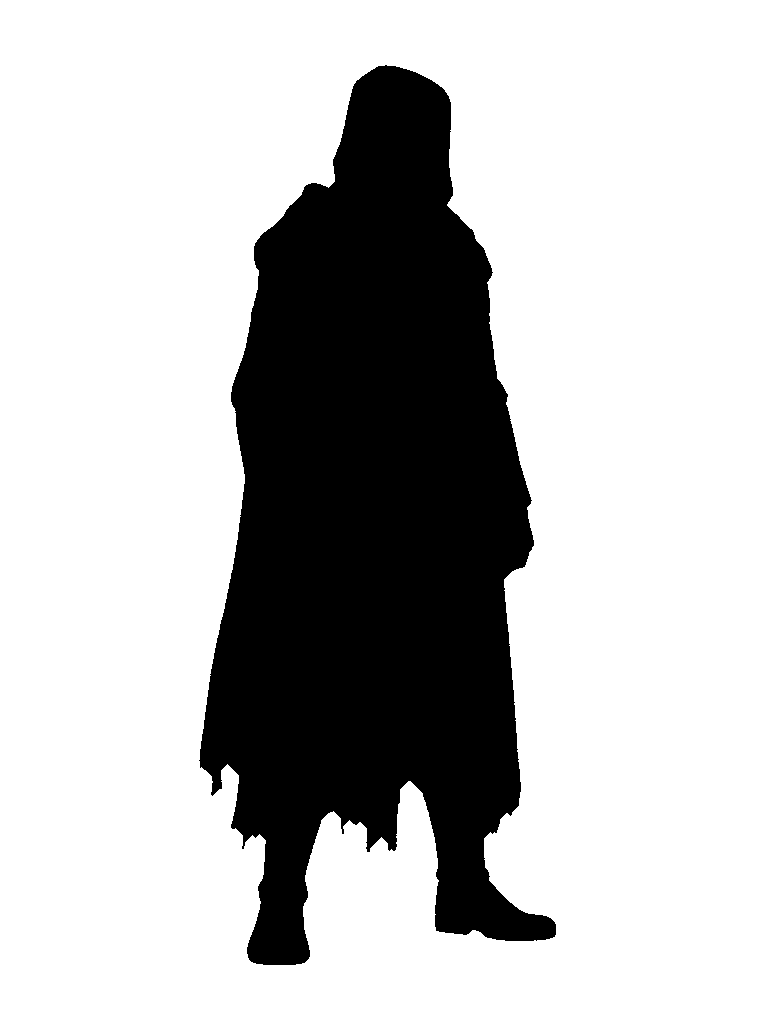
#> input picture tools/silhouettes/figures/archer_dark_shadow.png, 768 x 1024 px, given in place of giant_light_shadow.png, which was not available
$ python trace.py
#> lines starting #> are read from the running program, lines starting #| are printed output that depends on the picture; after the words box and inside, x2 and y2 are one past the last pixel; in counts of white or black regions, pixels touching at a corner belong together
# Offline helper, not loaded by the site. Turns figures/<name>_shadow.png (solid black on white) into the rig paths pasted into army-art.js.
# Setup: python3 -m venv v && v/bin/pip install pillow numpy scipy scikit-image ; run: v/bin/python trace.py  (writes traced.json)
# sil.py makes the *_shadow.png files from raw generated drawings (figures/<name>.png).
import numpy as np, json
from PIL import Image
from scipy import ndimage as nd
from skimage import measure, morphology

def load(n, flip=False):
#> called with n = 'giant_light', flip = False
    m = np.array(Image.open(f"figures/{n}_shadow.png").convert("L")) < 128
#> m: shape (1024, 768) bool; 25.2% white; 1 white region, box (x1, y1, x2, y2) and area: (199, 65, 556, 965) 198422
    m = morphology.binary_opening(m, morphology.disk(3))   # drop ground smudge / hairlines
#> m: shape (1024, 768) bool; 25.2% white; 1 white region, box (x1, y1, x2, y2) and area: (199, 65, 556, 965) 198274
    m = nd.gaussian_filter(m.astype(float), 2.5) > 0.5   # soften the jaggies
#> m: shape (1024, 768) bool; 25.2% white; 1 white region, box (x1, y1, x2, y2) and area: (200, 66, 556, 965) 198260
    m2 = morphology.binary_opening(m, morphology.disk(14)); m = np.where(np.arange(m.shape[0])[:, None] > 880, m2, m)   # ground smudge only
#> after `m2 = morphology.binary_opening(m, morphology.disk(14))`:
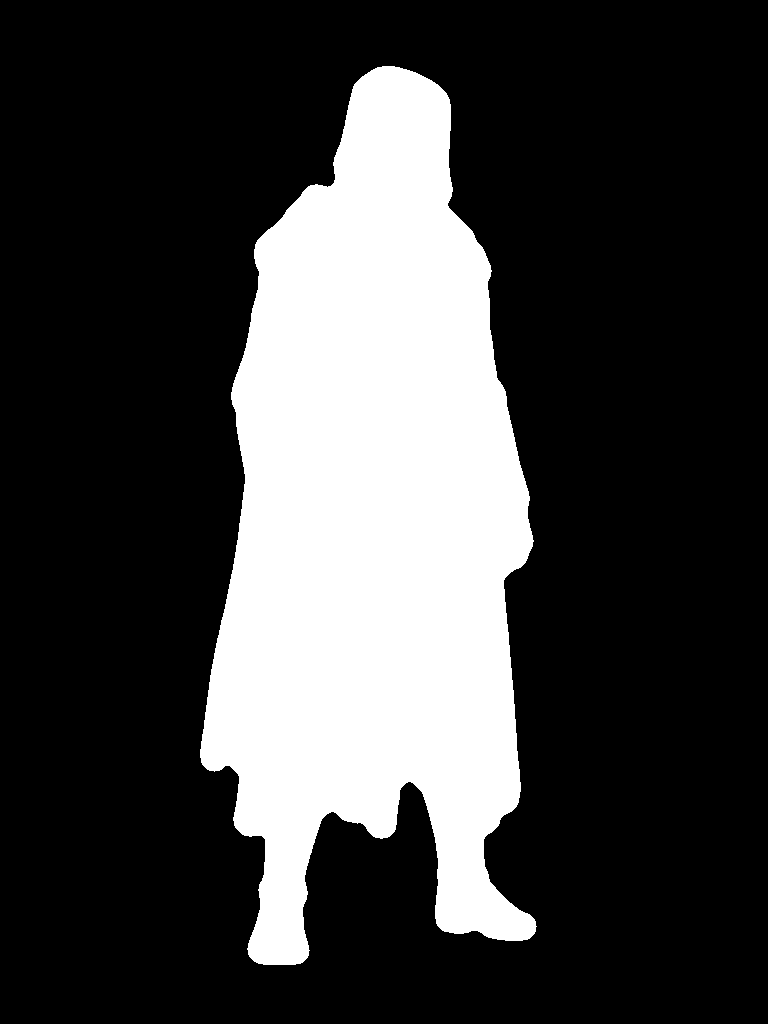
#> m2: shape (1024, 768) bool; 25.1% white; 1 white region, box (x1, y1, x2, y2) and area: (200, 66, 537, 965) 197084
#> after `m = np.where(np.arange(m.shape[0])[:, None] > 880, m2, m)`: m: shape (1024, 768) bool; 25.1% white; 1 white region, box (x1, y1, x2, y2) and area: (200, 66, 537, 965) 197694
    lab, k = nd.label(m)
#> k = 1
    if k > 1:
        sz = nd.sum(m, lab, range(1, k + 1)); m = lab == (1 + int(np.argmax(sz)))
    return m[:, ::-1] if flip else m

def path(mask, f, deep=None):
    out = []
    for c in measure.find_contours(np.pad(mask, 1).astype(float), 0.5):
        c = measure.approximate_polygon(c, 2.4) - 1
        if len(c) < 4: continue
        c = c[:-1]
        if deep is None:
            out.append("M" + " L".join("%.1f %.1f" % f(x, y) for y, x in c) + "Z"); continue
        c = np.vstack([np.linspace(c[i], c[(i + 1) % len(c)], max(1, int(np.hypot(*(c[(i + 1) % len(c)] - c[i])) // 3)), endpoint=False) for i in range(len(c))])   # long straight seams need interior test points
        cut = [bool(deep[min(max(int(round(y)), 0), deep.shape[0] - 1), min(max(int(round(x)), 0), deep.shape[1] - 1)]) for y, x in c]
        if not any(cut):
            out.append("M" + " L".join("%.1f %.1f" % f(x, y) for y, x in c) + "Z"); continue
        i0 = next(i for i in range(len(c)) if cut[i])            # start just after a cut run so runs stay whole
        order = [(i0 + k) % len(c) for k in range(len(c))]
        run = []
        for i in order + [None]:
            if i is not None and not cut[i]: run.append(c[i]); continue
            if len(run) > 1: out.append("M" + " L".join("%.1f %.1f" % f(x, y) for y, x in run))
            run = []
    return " ".join(out)

def build(name, flip, top, cut, pivot_px, eyes_px, mirror=None):
    m = load(name, flip)
    ys, xs = np.nonzero(m); y0, y1 = ys.min(), ys.max()
#> after `y0, y1 = (ys.min(), ys.max())`: y0 = 66; y1 = 964
    weapon = cut(m)                       # boolean mask of the swinging part
#> in good_cut, `w[:900, 545:] = m[:900, 545:]`: w: shape (1024, 768) bool; every value is 0
    rest = m & ~weapon
    if mirror is not None:   # carry the weapon to the other side of the body: x -> 2*mirror - x
        mw = np.zeros_like(weapon); xs_w = np.arange(m.shape[1]); nx = 2 * mirror - xs_w; ok = (nx >= 0) & (nx < m.shape[1]); mw[:, nx[ok]] = weapon[:, xs_w[ok]]; weapon = mw; pivot_px = (2 * mirror - pivot_px[0], pivot_px[1])
    rys, rxs = np.nonzero(rest)
    s = (79 - top) / (y1 - y0)
#> s = 0.0924
    xc = np.median(rxs[(rys > y0 + .3 * (y1 - y0)) & (rys < y0 + .7 * (y1 - y0))])
#> xc = 372
    f = lambda x, y: (30 + (x - xc) * s, top + (y - y0) * s)
    hip_px = y0 + (60 - top) / (79 - top) * (y1 - y0)
#> hip_px = 758.4
    H = m.shape[0]; rows = np.arange(H)[:, None]; cols = np.arange(m.shape[1])[None, :]
#> after `H = m.shape[0]`: H = 1024
#> after `rows = np.arange(H)[:, None]`: rows = 1024 values from 0 to 1023
    lo = rest & (rows >= hip_px); up = rest & (rows < hip_px + 8 / s * 0.5)
#> after `lo = rest & (rows >= hip_px)`: lo: shape (1024, 768) bool; 4.2% white; 1 white region, box (x1, y1, x2, y2) and area: (200, 759, 537, 965) 32822
#> after `up = rest & (rows < hip_px + 8 / s * 0.5)`: up: shape (1024, 768) bool; 22.5% white; 1 white region, box (x1, y1, x2, y2) and area: (200, 66, 534, 802) 177208
    left, right = lo & (cols < xc), lo & (cols >= xc)
#> left: shape (1024, 768) bool; 2.1% white; 1 white region, box (x1, y1, x2, y2) and area: (200, 759, 372, 965) 16592
#> right: shape (1024, 768) bool; 2.1% white; 1 white region, box (x1, y1, x2, y2) and area: (372, 759, 537, 941) 16230
    deep = nd.binary_erosion(m, iterations=4)
#> deep: shape (1024, 768) bool; 23.9% white; 1 white region, box (x1, y1, x2, y2) and area: (204, 70, 533, 961) 187600
    ex = [f(*p) for p in eyes_px]
    px, py = f(*pivot_px)
    return dict(top=top, hip=[30, 60], shoulder=[round(px, 1), round(py, 1)], eyeY=round(ex[0][1], 1),
                body=path(up, f), legL=path(left, f), legR=path(right, f), arm=path(weapon, f),
                body_l=path(up, f, deep), legL_l=path(left, f, deep), legR_l=path(right, f, deep), arm_l=path(weapon, f, deep), eyes=[(round(x, 1), round(y, 1)) for x, y in ex])
#> the loop in path, `for c in measure.find_contours(np.pad(mask, 1).astype(float), 0.5):` made 1 pass
#> after the loop in path, `for c in measure.find_contours(np.pad(mask, 1).astype(float), 0.5):`: out = 1 item
#> the loop in path (call 2), `for c in measure.find_contours(np.pad(mask, 1).astype(float), 0.5):` made 1 pass

def good_cut(m):  # hammer + hand: right of x=545, above the knee
    w = np.zeros_like(m); w[:900, 545:] = m[:900, 545:]; w[:230, 490:] = m[:230, 490:]; return w
def dark_cut(m):  # mace + pole (upper left), then mirrored to the front so the swing reads forward; the figure already faces right
    w = np.zeros_like(m); w[:300, :262] = m[:300, :262]; return w

G = build("giant_light", False, -4, good_cut, (560, 400), [(372, 150), (408, 150)])
#> G = 13 items
D = build("giant_dark", False, -2, dark_cut, (240, 285), [(440, 245), (478, 245)], mirror=370)
#> call 2 of build, with name = 'giant_dark', flip = False, top = -2, pivot_px = (240, 285), mirror = 370
#> call 2 of load, with n = 'giant_dark', flip = False
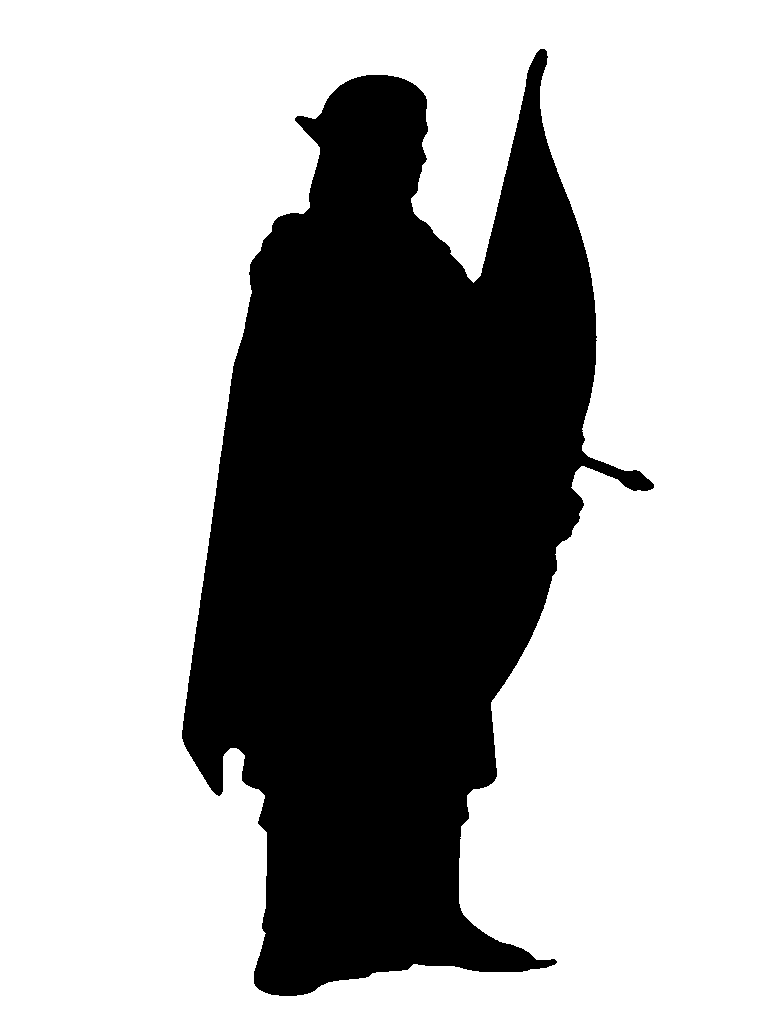
#> input picture tools/silhouettes/figures/archer_light_shadow.png, 768 x 1024 px, given in place of giant_dark_shadow.png, which was not available
#> in load (call 2), `m = np.array(Image.open(f"figures/{n}_shadow.png").convert("L")) < 128`: m: shape (1024, 768) bool; 32.2% white; 1 white region, box (x1, y1, x2, y2) and area: (182, 49, 654, 996) 253013
#> in load (call 2), `m = morphology.binary_opening(m, morphology.disk(3))`: m: shape (1024, 768) bool; 32.2% white; 1 white region, box (x1, y1, x2, y2) and area: (182, 49, 654, 996) 252977
#> in load (call 2), `m = nd.gaussian_filter(m.astype(float), 2.5) > 0.5`: m: shape (1024, 768) bool; 32.2% white; 1 white region, box (x1, y1, x2, y2) and area: (182, 50, 653, 996) 252950
#> in load (call 2), `m2 = morphology.binary_opening(m, morphology.disk(14))`: m2: shape (1024, 768) bool; 31.8% white; 1 white region, box (x1, y1, x2, y2) and area: (182, 75, 596, 996) 249702
#> in load (call 2), `m = np.where(np.arange(m.shape[0])[:, None] > 880, m2, m)`:
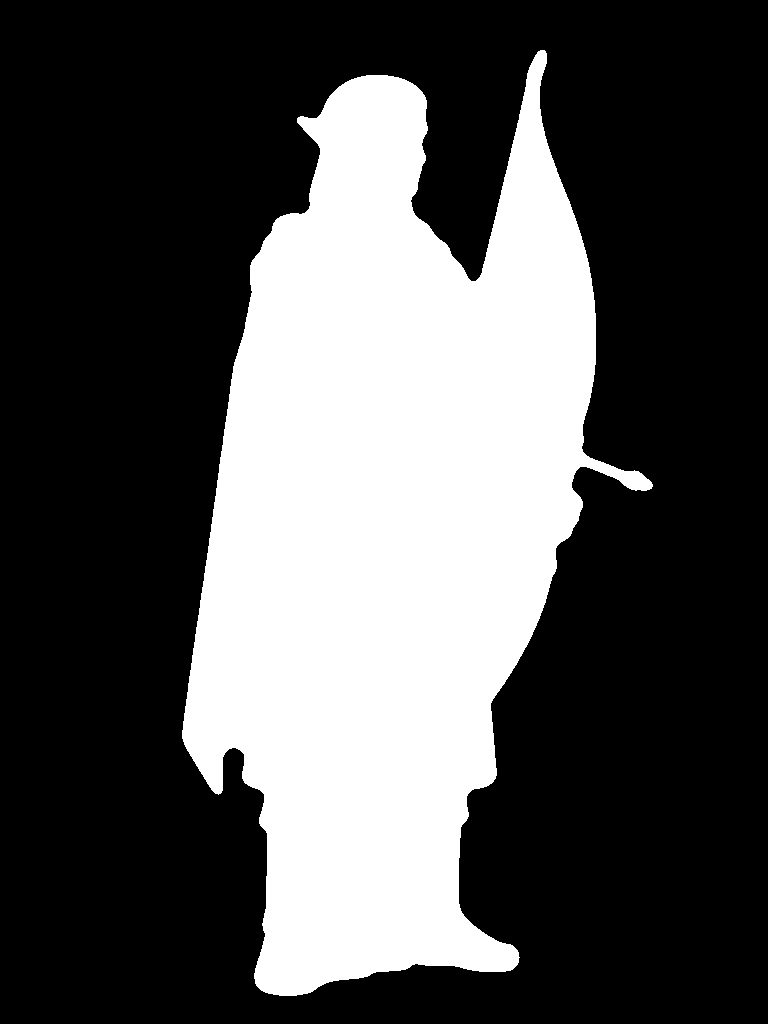
#> m: shape (1024, 768) bool; 32.1% white; 1 white region, box (x1, y1, x2, y2) and area: (182, 50, 653, 996) 252444
#> in build (call 2), `y0, y1 = (ys.min(), ys.max())`: y0 = 50; y1 = 995
#> in dark_cut, `w[:300, :262] = m[:300, :262]`: w: shape (1024, 768) bool; 0.07% white; 1 white region, box (x1, y1, x2, y2) and area: (250, 247, 262, 300) 515
#> in build (call 2), `rest = m & ~weapon`: rest: shape (1024, 768) bool; 32% white; 1 white region, box (x1, y1, x2, y2) and area: (182, 50, 653, 996) 251929
#> in build (call 2), `mw[:, nx[ok]] = weapon[:, xs_w[ok]]`:
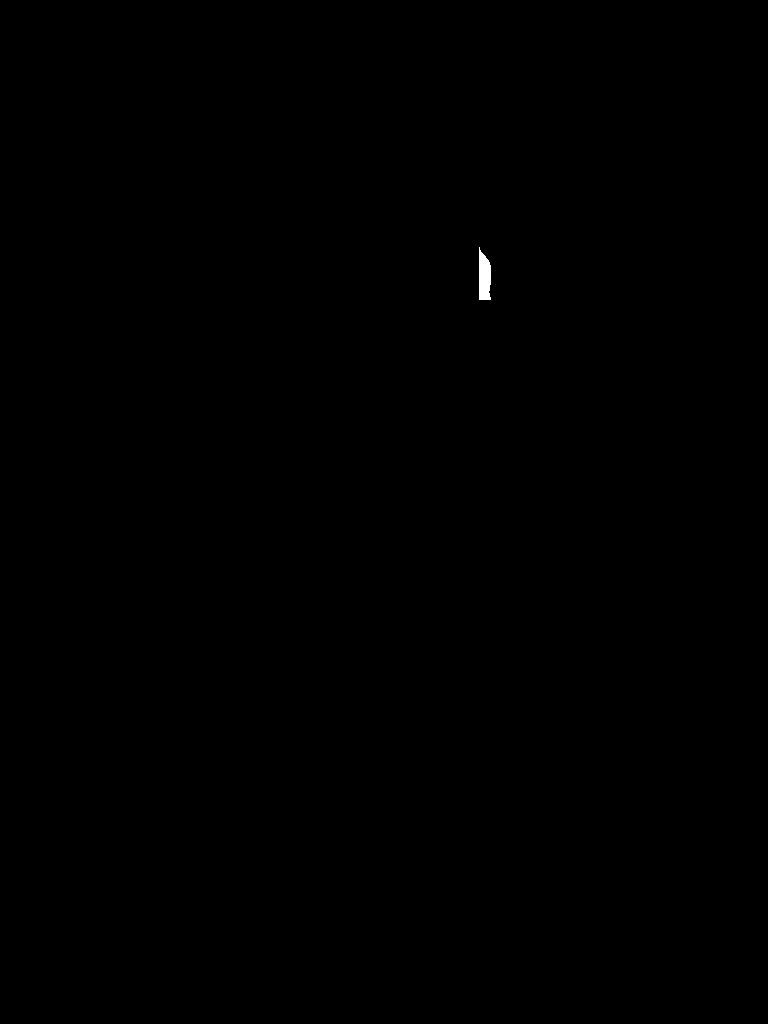
#> mw: shape (1024, 768) bool; 0.07% white; 1 white region, box (x1, y1, x2, y2) and area: (479, 247, 491, 300) 515
#> in build (call 2), `s = (79 - top) / (y1 - y0)`: s = 0.0857
#> in build (call 2), `xc = np.median(rxs[(rys > y0 + .3 * (y1 - y0)) & (rys < y0 + .7 * (y1 ..`: xc = 387
#> in build (call 2), `hip_px = y0 + (60 - top) / (79 - top) * (y1 - y0)`: hip_px = 773.3
#> in build (call 2), `lo = rest & (rows >= hip_px)`: lo: shape (1024, 768) bool; 5.6% white; 2 white regions, box (x1, y1, x2, y2) and area: (242, 774, 520, 996) 43507, (202, 774, 223, 795) 298
#> in build (call 2), `up = rest & (rows < hip_px + 8 / s * 0.5)`: up: shape (1024, 768) bool; 27.8% white; 1 white region, box (x1, y1, x2, y2) and area: (182, 50, 653, 820) 218518
#> in build (call 2), `left, right = lo & (cols < xc), lo & (cols >= xc)`: left: shape (1024, 768) bool; 3.4% white; 2 white regions, box (x1, y1, x2, y2) and area: (242, 774, 387, 996) 26503, (202, 774, 223, 795) 298
#> in build (call 2), `left, right = lo & (cols < xc), lo & (cols >= xc)`: right: shape (1024, 768) bool; 2.2% white; 1 white region, box (x1, y1, x2, y2) and area: (387, 774, 520, 972) 17004
#> in build (call 2), `deep = nd.binary_erosion(m, iterations=4)`: deep: shape (1024, 768) bool; 30.6% white; 1 white region, box (x1, y1, x2, y2) and area: (186, 54, 649, 992) 240843
#> D = 13 items
json.dump(dict(good=G, dark=D), open("traced.json", "w"))
for k, v in dict(good=G, dark=D).items(): print(k, {a: (len(b) if isinstance(b, str) else b) for a, b in v.items()})
#> this loop made 2 passes
#> k on passes 1 to 2: 'good', 'dark'
#> (printed output is left out)
#> call 3 of build, with name = 'skeleton_light', flip = True, top = 11, pivot_px = (583, 510)
#> in load (call 3), `return m[:, ::-1] if flip else m`: returned value: shape (1024, 768) bool; 32.1% white; 1 white region, box (x1, y1, x2, y2) and area: (115, 50, 586, 996) 252444

def sword_cut(m):  # sword + hilt on the left, flipped to the right
    w = np.zeros_like(m); x0 = 768 - 210; w[420:660, x0:] = m[420:660, x0:]; return w
#> after `w[420:660, x0:] = m[420:660, x0:]`: w: shape (1024, 768) bool; 0.14% white; 1 white region, box (x1, y1, x2, y2) and area: (558, 538, 576, 660) 1133
F = build("skeleton_light", True, 11, sword_cut, (768 - 185, 510), [(0, 0)])
#> in build (call 3), `rest = m & ~weapon`: rest: shape (1024, 768) bool; 32% white; 1 white region, box (x1, y1, x2, y2) and area: (115, 50, 586, 996) 251311
#> in build (call 3), `s = (79 - top) / (y1 - y0)`: s = 0.072
#> in build (call 3), `xc = np.median(rxs[(rys > y0 + .3 * (y1 - y0)) & (rys < y0 + .7 * (y1 ..`: xc = 379
#> in build (call 3), `hip_px = y0 + (60 - top) / (79 - top) * (y1 - y0)`: hip_px = 731
#> in build (call 3), `lo = rest & (rows >= hip_px)`: lo: shape (1024, 768) bool; 7.2% white; 1 white region, box (x1, y1, x2, y2) and area: (248, 731, 586, 996) 56469
#> in build (call 3), `up = rest & (rows < hip_px + 8 / s * 0.5)`: up: shape (1024, 768) bool; 26.8% white; 1 white region, box (x1, y1, x2, y2) and area: (115, 50, 586, 787) 210974
#> in build (call 3), `left, right = lo & (cols < xc), lo & (cols >= xc)`: left: shape (1024, 768) bool; 2.7% white; 1 white region, box (x1, y1, x2, y2) and area: (248, 731, 379, 972) 21172
#> in build (call 3), `left, right = lo & (cols < xc), lo & (cols >= xc)`: right: shape (1024, 768) bool; 4.5% white; 1 white region, box (x1, y1, x2, y2) and area: (379, 731, 586, 996) 35297
#> in build (call 3), `deep = nd.binary_erosion(m, iterations=4)`:
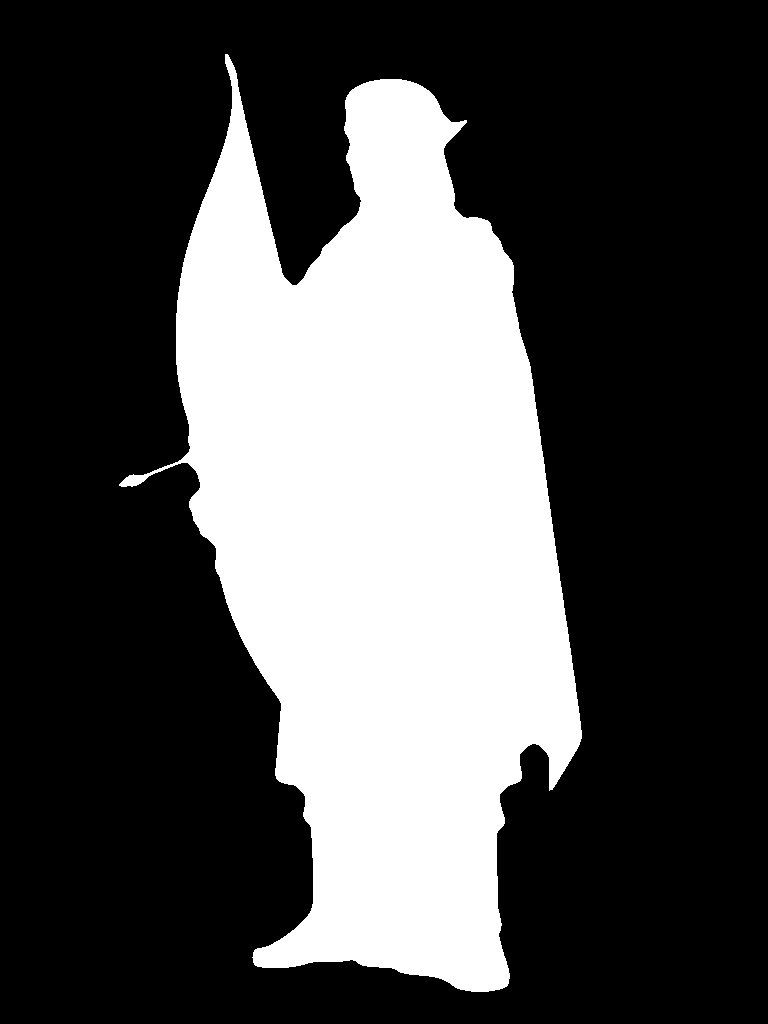
#> deep: shape (1024, 768) bool; 30.6% white; 1 white region, box (x1, y1, x2, y2) and area: (119, 54, 582, 992) 240843
#> F = 13 items
json.dump(dict(good=G, dark=D, foot=F), open("traced.json", "w"))
print("foot", {a: (len(b) if isinstance(b, str) else b) for a, b in F.items()})
#| foot {'top': 11, 'hip': [30, 60], 'shoulder': [44.7, 44.1], 'eyeY': 7.4, 'body': 825, 'legL': 242, 'legR': 242, 'arm': 33, 'body_l': 8062, 'legL_l': 1451, 'legR_l': 1880, 'arm_l': 571, 'eyes': [(2.7, 7.4)]}

def blade_cut(m):  # hand + sword, pointing forward-right
    w = np.zeros_like(m); w[540:, 500:] = m[540:, 500:]; w[540:600, 470:500] = m[540:600, 470:500]; return w
K = build("skeleton_dark", False, 14, blade_cut, (485, 575), [(0, 0)])
#> (the run stopped early here; a loop or call above may not have finished)
